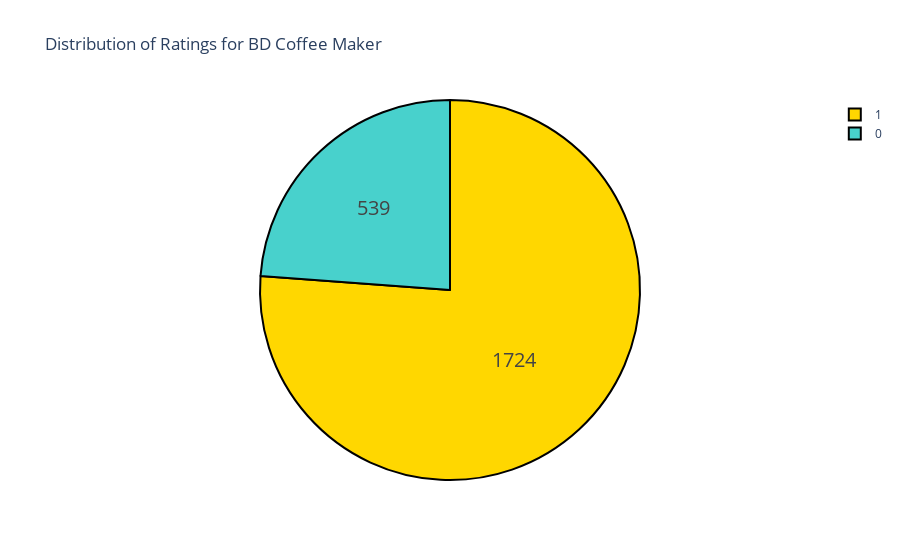

The notebook cell saved with this chart:
### Code cell
ratings = df['rating'].value_counts()
colors = ['gold', 'mediumturquoise']

label_rating = ratings.index
size_rating = ratings.values

rating_piechart = go.Pie(labels = label_rating,
                         values = size_rating,
                         name = 'BD Coffee Maker', hole = 0.0)

pdf = [rating_piechart]

layout = go.Layout(title = 'Distribution of Ratings for BD Coffee Maker')

fig = go.Figure(data = pdf, layout = layout)
fig.update_traces(hoverinfo='label+percent+value', textinfo='value', textfont_size=20,
                  marker=dict(colors=colors, line=dict(color='#000000', width=2)))

py.iplot(fig)

### Figure 1 — Plotly figure (JSON) as saved in the notebook; plotly's stock layout.template omitted (floating-point values rounded to 4 significant figures)
{"data": [{"hole": 0, "hoverinfo": "label+percent+value", "labels": [1, 0], "marker": {"colors": ["gold", "mediumturquoise"], "line": {"color": "#000000", "width": 2}}, "name": "BD Coffee Maker", "textfont": {"size": 20}, "textinfo": "value", "type": "pie", "values": [1724, 539]}], "layout": {"title": {"text": "Distribution of Ratings for BD Coffee Maker"}}}
